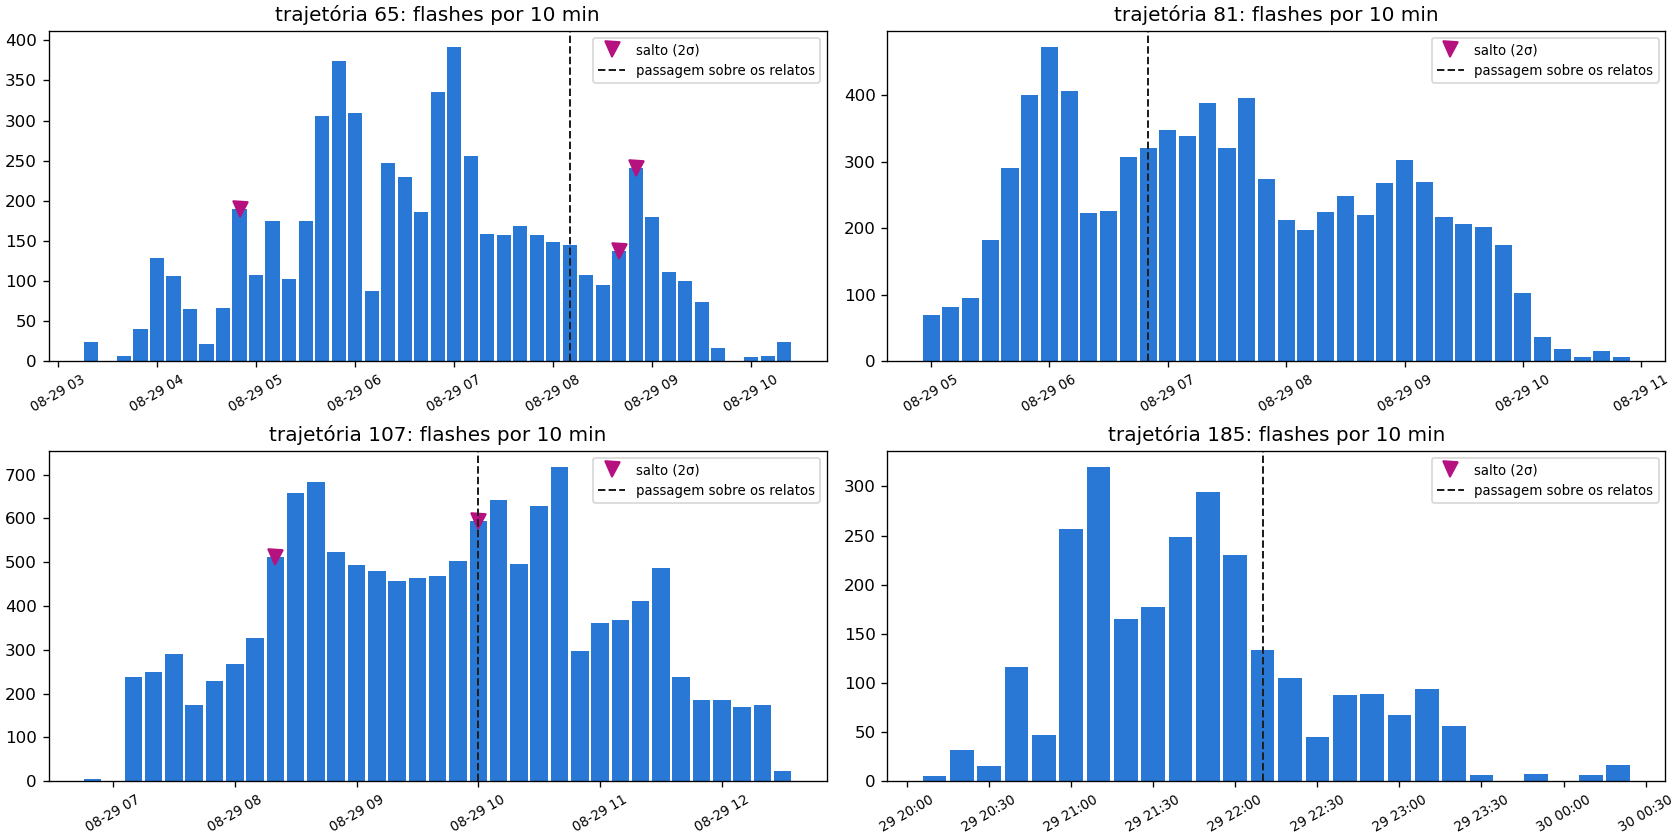

Write the Python code that produced this figure.
# -*- coding: utf-8 -*-
"""As celulas com granizo tiveram mais raios que as outras, ou um salto de raios antes do granizo?

1) Ranking: para cada trajetoria de 1 h ou mais (glm_trajetorias.csv), o maximo de flashes em 10 min e o total;
   posicao das trajetorias com granizo relatado (65, 81, 107, 185) entre todas.
2) Salto de raios (metodo 2-sigma de Schultz et al. 2009, adaptado a 10 min): DFRDT = variacao da taxa entre
   intervalos; ha salto quando DFRDT passa de 2 desvios-padrao dos 5 intervalos anteriores.
   Mostra a serie e os saltos das quatro trajetorias, com a hora da passagem sobre os municipios.

Saidas: satelite/glm_ranking.csv, satelite/glm_salto_raios.csv, satelite/glm_salto_raios.png
"""
import os

import matplotlib
matplotlib.use('Agg')
import matplotlib.pyplot as plt
import numpy as np
import pandas as pd

AQUI = os.path.dirname(os.path.abspath(__file__))
COM_GRANIZO = {65: '22:00', 81: '06:50', 107: '10:00', 185: '22:10'}
PASSAGEM = {65: '2026-08-29 08:10', 81: '2026-08-29 06:50', 107: '2026-08-29 10:00', 185: '2026-08-29 22:10'}


def main():
    cel = pd.read_csv(os.path.join(AQUI, 'glm_celulas.csv'), parse_dates=['t']).dropna(subset=['traj'])
    cel['traj'] = cel.traj.astype(int)
    g = cel.groupby('traj').flashes
    rk = pd.DataFrame({'max_10min': g.max(), 'total': g.sum(), 'intervalos': g.size()})
    rk['pct_max'] = rk.max_10min.rank(pct=True).round(3) * 100
    rk['pct_total'] = rk.total.rank(pct=True).round(3) * 100
    rk.to_csv(os.path.join(AQUI, 'glm_ranking.csv'))
    print('trajetorias:', len(rk), '| mediana do maximo em 10 min:', rk.max_10min.median())
    print(rk.loc[list(COM_GRANIZO)].to_string())

    linhas = []
    fig, axs = plt.subplots(2, 2, figsize=(14, 7), constrained_layout=True, sharey=False)
    for ax, tid in zip(axs.flat, COM_GRANIZO):
        s = cel[cel.traj == tid].set_index('t').flashes.sort_index()
        s = s.resample('10min').sum()
        dfrdt = s.diff()
        lim = dfrdt.rolling(5).std().shift(1) * 2
        salto = (dfrdt > lim) & (s >= 20)
        for t in s.index:
            linhas.append(dict(traj=tid, t=t, flashes=int(s[t]), dfrdt=dfrdt[t], limite=lim[t], salto=bool(salto[t])))
        ax.bar(s.index, s.values, width=0.006, color='#2a78d6')
        ax.plot(s.index[salto], s[salto], 'v', color='#b5127f', ms=9, label='salto (2σ)')
        ax.axvline(pd.Timestamp(PASSAGEM[tid]), color='#1f1f1e', ls='--', lw=1.2, label='passagem sobre os relatos')
        ax.set_title(f'trajetória {tid}: flashes por 10 min')
        ax.legend(fontsize=8)
        ax.tick_params(axis='x', labelrotation=30, labelsize=8)
    pd.DataFrame(linhas).to_csv(os.path.join(AQUI, 'glm_salto_raios.csv'), index=False)
    fig.savefig(os.path.join(AQUI, 'glm_salto_raios.png'), dpi=120)
    sal = pd.DataFrame(linhas)
    for tid in COM_GRANIZO:
        x = sal[(sal.traj == tid) & sal.salto]
        print(tid, 'saltos em:', ', '.join(f'{t:%H:%M}' for t in x.t) or 'nenhum')


if __name__ == '__main__':
    main()
